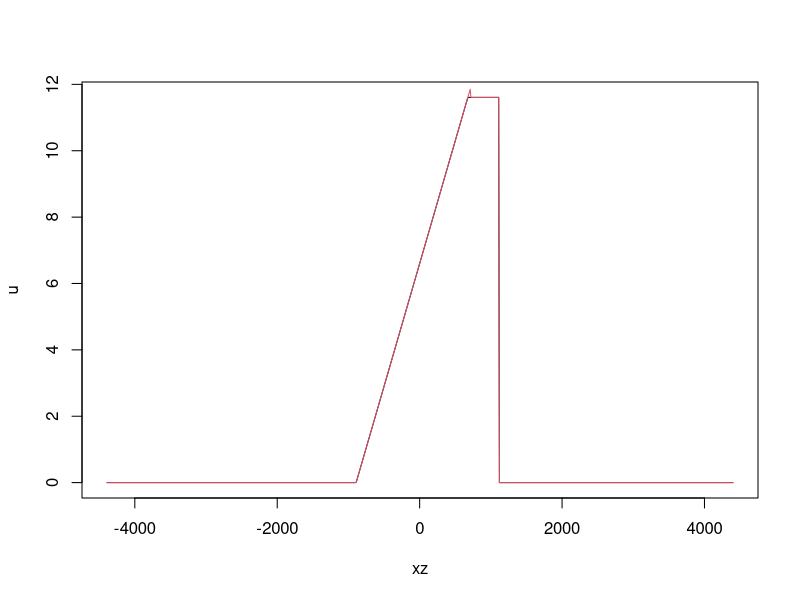

The R script that drew this image:
##Now, in using the dam break solution of Zoppou and Roberts (2003), I have sometimes found strange results. Thus, in the following code, I first implement that solution, and then I implement the solution of Wu et al., (1999) attributed to Stoker. This suggests that the variable h2 in the Zoppou and Roberts solution is wrong IN SOME CASES ONLY.

############################
##Zoppou and Roberts solution - SOMETIMES INCORRECT
###########################

l=880 #Number of x points

t1=seq(0,1000,len=1000) #Range of times that we might like to plot. Actually we only will plot t1[j]
j=91 #The plot

delX=10 #Spatial increment
g=9.8
h1=10
h0=0.1
xz=(seq(1,l)-l/2)*delX

u=rep(0,l)
h=rep(h1,l)

#Now, to get started on the analytical solution, (Zoppou and Roberts, 2003), we need to estimate the shock speed. This requires solving a nonlinear equation.
S2fun<-function(S2){
abs(-S2+2*sqrt(g*h1)+g/(4*S2)*(h0+sqrt(h0^2+8*h0*S2^2/(g)) ) -(2*g*sqrt(h0^2+8*h0*S2^2/(g)) -2*g*h0 )^0.5)
}
a11=optimize(S2fun,interval=c(1.0E-9,1000),tol=1E-12)
S2=a11$minimum
##So now we have the shock speed. We need u2, and h2
u2=S2-g/(4*S2)*(h0+sqrt(h0^2+8*h0*S2^2/(g)))

#h2 also needs minimizing --- however, I think this gives incorrect values
h2fun<-function(h2){
#abs(-h2 + h0/2*sqrt(1+8*(2*h2/(h2-h0)*(sqrt(h1)-sqrt(h2))/sqrt(h0) )^2  ) -1/2)
abs(-h2 + 1/2*sqrt(h0^2+8*h0*(2*h2/(h2-h0)*(sqrt(h1)-sqrt(h2)) )^2  ) -1/2)
}
a11=optimize(h2fun,interval=c(h0+1E-9,h1)) #This interval is important, should be sensible I guess
h2=a11$minimum

#Now find one of the intervals
b=which( (xz> -t1[j]*sqrt(g*h1))&(xz <= t1[j]*(u2-sqrt(g*h2)) ) )

u[b]=2/3*(sqrt(g*h1)+xz[b]/t1[j])
h[b]=4/(9*g)*(sqrt(g*h1)-xz[b]/(2*t1[j]) )^2

##Now find the next interval
b=which( ( xz>t1[j]*(u2-sqrt(g*h2)))&(xz<t1[j]*S2  ))
u[b]=u2
h[b]=h2

#And the final interval
b=which(xz>=t1[j]*S2)
u[b]=0
h[b]=h0

#Now, I think the above solution is in error -- I suspect there must be an error in the transcription of Zoppou and Roberts. So let's store it here, then correct later.
uerr=u
herr=h

############################################################################################
################Alternative approach, Stoker, for u2, h2, epdot. Good for checking the above, because there is an error
############################################################################################

##To calculate the Stoker solution, we minimize this function, Wu et al., (1999)
alvars<-function(v){
#u2 is velocity in shock zone
u2=v[1]
#h2 is depth
h2=v[2]
#epdot is wave speed
epdot=v[3]

#Preliminary celerities
C0=sqrt(g*h0)
C1=sqrt(g*h1)
C2=sqrt(g*h2)

#See eqns 44 - 47 in Wu et al. (1999) - these should all be zero for the solution
eq1=epdot/C0 - 1/4*C0/epdot*(1+sqrt(1+8*(epdot/C0)^2)) -u2/C0
eq2= 1/sqrt(2)*(sqrt(1+8*(epdot/C0)^2)-1  )^0.5 -C2/C0
eq3= u2+2*(C2-C1)

abs(eq1)+abs(eq2)+abs(eq3)

}

#Find the minimum of alvars- practically, this should set all equations to 0. For initial values, we use the previous estimates of u2, h2 and S2. 
a11=optim(c(u2,h2,S2),alvars,lower=c(0,h0,0),method='L-BFGS-B')
u2=a11$par[1]
h2=a11$par[2]
S2=a11$par[3]

#At present (6/6/10) this suggests that my implementation of the solution in Zoppou and Roberts is wrong, actually h2 is wrong -- indeed I get funny plots sometimes
#Now, using these values of u2, h2, and S2, we can recalculate the solution.

u=rep(0,l)
h=rep(h1,l)
b=which( (xz> -t1[j]*sqrt(g*h1))&(xz <= t1[j]*(u2-sqrt(g*h2)) ) )
u[b]=2/3*(sqrt(g*h1)+xz[b]/t1[j])
h[b]=4/(9*g)*(sqrt(g*h1)-xz[b]/(2*t1[j]) )^2
##Now find the next interval
b=which( ( xz>t1[j]*(u2-sqrt(g*h2)))&(xz<t1[j]*S2  ))
u[b]=u2
h[b]=h2
#And the final interval
b=which(xz>=t1[j]*S2)
u[b]=0
h[b]=h0

##So this is the correct solution, clearly -- e.g. try h0=10, h1=0.1
plot(xz,u,t='l')
points(xz,uerr,t='l',col=2)
